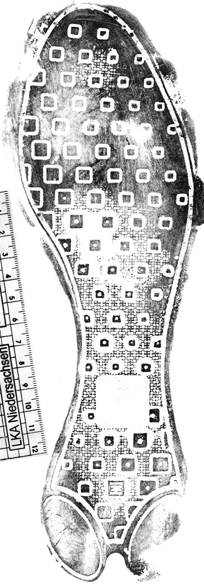
#> input picture pictures/DB/ (1005).png, 204 x 586 px, given in place of 4.JPG, which was not available
$ python projectIM2020_q1.py
#> lines starting #> are read from the running program, lines starting #| are printed output that depends on the picture; after the words box and inside, x2 and y2 are one past the last pixel; in counts of white or black regions, pixels touching at a corner belong together; pictures that were not available may be replaced by others from this repository, and a replacement may not be noted
#> in activate_ex1, img is the input picture: shape (586, 204, 3); min 0, max 255, mean 202.8
from final_project import hypot, cv2, np, plt
path = "pictures/"
# [5 lines left out: function distance, not called in this run]


def crop_imges_1(img):
    # blur the img
    # makes erode and dilate to clean the img from noises
    # threshold to ignore big noises
    # find the corners of the board
    # takes the max y and the min x of the corners to find the ruler limits
    # cut the img by the ruler limits
    org = img.copy()
    kernel = np.ones((5,5),np.uint8)
    img = cv2.medianBlur(img,5)
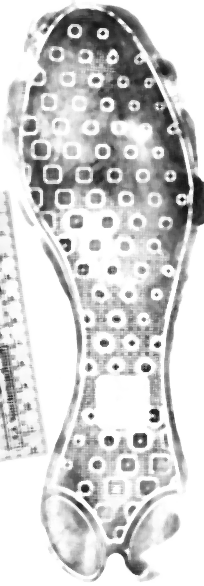
#> img: shape (586, 204, 3); min 18, max 255, mean 208.2
    gray = cv2.cvtColor(img, cv2.COLOR_BGR2GRAY)
    gray = cv2.erode(gray, kernel, iterations=20)
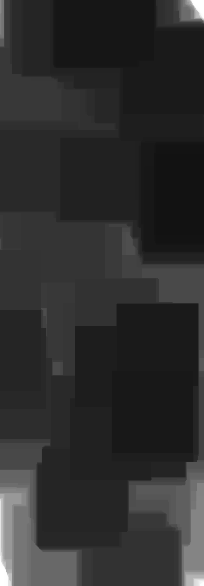
#> gray: shape (586, 204); min 18, max 255, mean 45.6
    gray = cv2.dilate(gray, kernel, iterations=25)
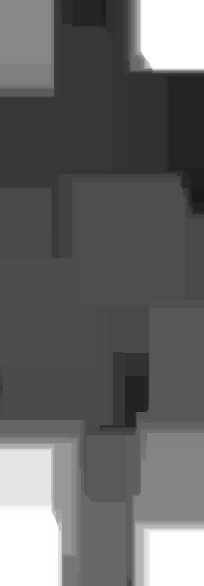
#> gray: shape (586, 204); min 24, max 255, mean 103.1
    _, gray = cv2.threshold(gray,40,255,cv2.THRESH_BINARY)
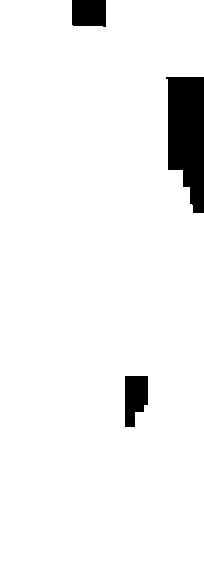
#> gray: shape (586, 204); 95.1% white; 3 black regions, box (x1, y1, x2, y2) and area: (166, 77, 204, 213) 4047, (125, 376, 148, 427) 950, (72, 0, 106, 27) 886
    gray = cv2.erode(gray, kernel, iterations=50)
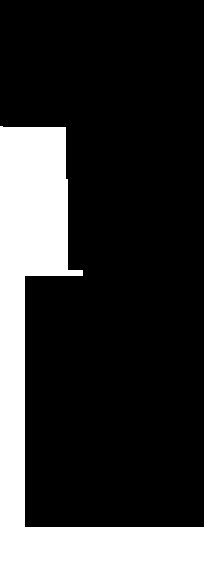
#> gray: shape (586, 204); 23.8% white; 1 white region, box (x1, y1, x2, y2) and area: (0, 126, 204, 586) 28432
    gray = cv2.dilate(gray, kernel, iterations=100)
#> gray: shape (586, 204); every value is 255
    gray = cv2.erode(gray, kernel, iterations=100)
    dst = cv2.cornerHarris(gray,70,3,0.22)
#> dst: shape (586, 204) float32; every value is 0
    list_tf = [dst>0.02*dst.max()]
    points_indexes = np.argwhere(list_tf)
#> points_indexes = empty array
    y, x = np.swapaxes(points_indexes,0,1)[1],np.swapaxes(points_indexes,0,1)[2]
#> y = empty array; x = empty array
#> (the run stopped early here; a loop or call above may not have finished)

$ run again, on pictures/q2/00032.png
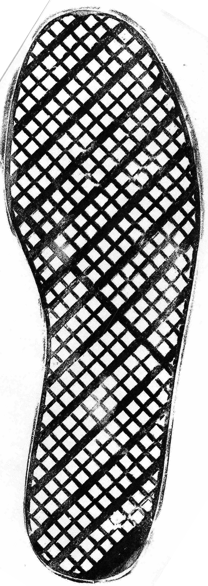
#> input picture pictures/q2/00032.png, 208 x 586 px, given in place of 4.JPG, which was not available
#> in activate_ex1, img is the input picture: shape (586, 208, 3); min 0, max 255, mean 156.7
#> in crop_imges_1, `img = cv2.medianBlur(img,5)`:
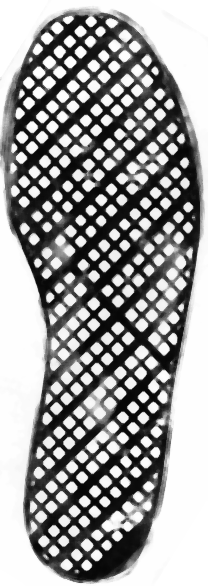
#> img: shape (586, 208, 3); min 4, max 255, mean 154.3
#> in crop_imges_1, `_, gray = cv2.threshold(gray,40,255,cv2.THRESH_BINARY)`:
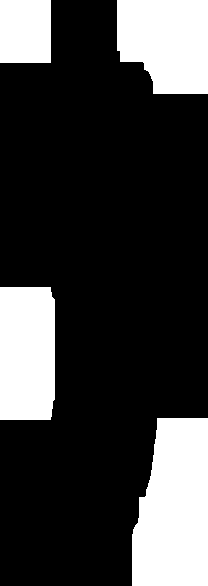
#> gray: shape (586, 208); 23.7% white; 4 white regions, box (x1, y1, x2, y2) and area: (132, 418, 208, 586) 10945, (117, 0, 208, 94) 7476, (0, 287, 55, 420) 7224, (0, 0, 51, 63) 3213
#> dst: shape (586, 208) float32; every value is 0
#> points_indexes = empty array
